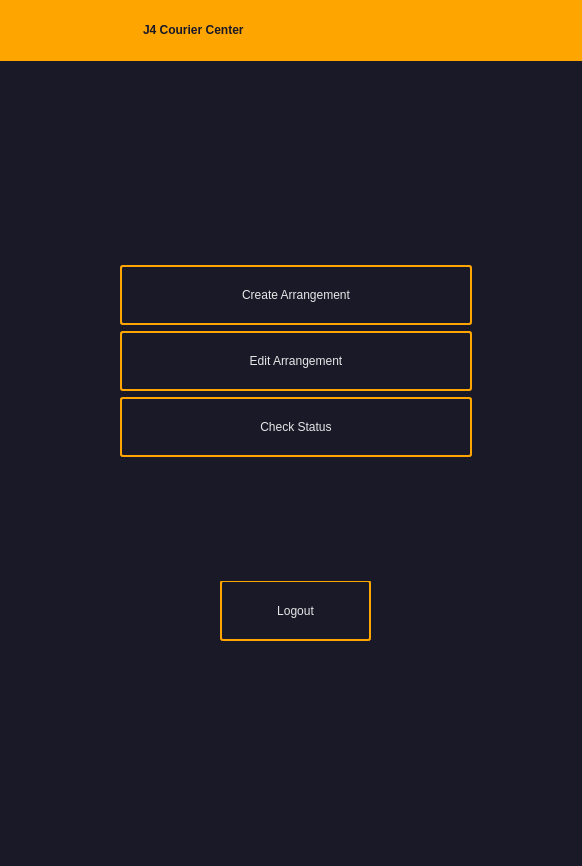
<?xml version="1.0" encoding="UTF-8"?>
<ui version="4.0">
 <class>Form</class>
 <widget class="QWidget" name="Form">
  <property name="geometry">
   <rect>
    <x>0</x>
    <y>0</y>
    <width>582</width>
    <height>866</height>
   </rect>
  </property>
  <property name="windowTitle">
   <string>Form</string>
  </property>
  <layout class="QVBoxLayout" name="verticalLayout" stretch="0">
   <property name="leftMargin">
    <number>0</number>
   </property>
   <property name="topMargin">
    <number>0</number>
   </property>
   <property name="rightMargin">
    <number>0</number>
   </property>
   <property name="bottomMargin">
    <number>0</number>
   </property>
   <item>
    <layout class="QHBoxLayout" name="horizontalLayout_3" stretch="0">
     <property name="spacing">
      <number>0</number>
     </property>
     <item>
      <widget class="QWidget" name="widget" native="true">
       <property name="maximumSize">
        <size>
         <width>16777215</width>
         <height>16777215</height>
        </size>
       </property>
       <property name="styleSheet">
        <string notr="true">.QWidget{background-color: rgb(25,25, 40);}

#createArrBtn:hover {
background-color:rgb(105, 95, 20);
}

#editArrBtn:hover{
background-color:rgb(105, 95, 20);
}

#checkStatusBtn:hover{
background-color:rgb(105, 95, 20);
}


#logOutBtn:hover {
background-color:red;
}
</string>
       </property>
       <widget class="QPushButton" name="logOutBtn">
        <property name="geometry">
         <rect>
          <x>220</x>
          <y>580</y>
          <width>151</width>
          <height>61</height>
         </rect>
        </property>
        <property name="styleSheet">
         <string notr="true">color: rgb(231, 231, 231);
font: 17pt &quot;Verdana&quot;;
border: 2px solid orange;
padding: 5px;
border-radius: 3px;
opacity: 200;
</string>
        </property>
        <property name="text">
         <string>Logout</string>
        </property>
       </widget>
       <widget class="QWidget" name="layoutWidget">
        <property name="geometry">
         <rect>
          <x>70</x>
          <y>230</y>
          <width>461</width>
          <height>351</height>
         </rect>
        </property>
        <layout class="QFormLayout" name="formLayout_2">
         <property name="leftMargin">
          <number>50</number>
         </property>
         <property name="topMargin">
          <number>35</number>
         </property>
         <property name="rightMargin">
          <number>59</number>
         </property>
         <item row="1" column="0" colspan="2">
          <widget class="QPushButton" name="editArrBtn">
           <property name="sizePolicy">
            <sizepolicy hsizetype="Minimum" vsizetype="Fixed">
             <horstretch>0</horstretch>
             <verstretch>0</verstretch>
            </sizepolicy>
           </property>
           <property name="minimumSize">
            <size>
             <width>0</width>
             <height>60</height>
            </size>
           </property>
           <property name="cursor">
            <cursorShape>PointingHandCursor</cursorShape>
           </property>
           <property name="autoFillBackground">
            <bool>false</bool>
           </property>
           <property name="styleSheet">
            <string notr="true">color: rgb(231, 231, 231);
font: 17pt &quot;Verdana&quot;;
border: 2px solid orange;
padding: 5px;
border-radius: 3px;
opacity: 200;
</string>
           </property>
           <property name="text">
            <string>Edit Arrangement</string>
           </property>
           <property name="autoDefault">
            <bool>false</bool>
           </property>
           <property name="default">
            <bool>false</bool>
           </property>
           <property name="flat">
            <bool>false</bool>
           </property>
          </widget>
         </item>
         <item row="2" column="0" colspan="2">
          <widget class="QPushButton" name="checkStatusBtn">
           <property name="minimumSize">
            <size>
             <width>0</width>
             <height>60</height>
            </size>
           </property>
           <property name="cursor">
            <cursorShape>PointingHandCursor</cursorShape>
           </property>
           <property name="styleSheet">
            <string notr="true">color: rgb(231, 231, 231);
font: 17pt &quot;Verdana&quot;;
border: 2px solid orange;
padding: 5px;
border-radius: 3px;
opacity: 200;
</string>
           </property>
           <property name="text">
            <string>Check Status</string>
           </property>
           <property name="default">
            <bool>false</bool>
           </property>
           <property name="flat">
            <bool>false</bool>
           </property>
          </widget>
         </item>
         <item row="0" column="0" colspan="2">
          <widget class="QPushButton" name="createArrBtn">
           <property name="sizePolicy">
            <sizepolicy hsizetype="Minimum" vsizetype="Fixed">
             <horstretch>0</horstretch>
             <verstretch>0</verstretch>
            </sizepolicy>
           </property>
           <property name="minimumSize">
            <size>
             <width>0</width>
             <height>60</height>
            </size>
           </property>
           <property name="cursor">
            <cursorShape>PointingHandCursor</cursorShape>
           </property>
           <property name="autoFillBackground">
            <bool>false</bool>
           </property>
           <property name="styleSheet">
            <string notr="true">color: rgb(231, 231, 231);
font: 17pt &quot;Verdana&quot;;
border: 2px solid orange;
padding: 5px;
border-radius: 3px;
opacity: 200;
</string>
           </property>
           <property name="text">
            <string>Create Arrangement</string>
           </property>
           <property name="autoDefault">
            <bool>false</bool>
           </property>
           <property name="default">
            <bool>false</bool>
           </property>
           <property name="flat">
            <bool>false</bool>
           </property>
          </widget>
         </item>
        </layout>
       </widget>
       <widget class="QLabel" name="label">
        <property name="geometry">
         <rect>
          <x>0</x>
          <y>0</y>
          <width>591</width>
          <height>61</height>
         </rect>
        </property>
        <property name="styleSheet">
         <string notr="true">background-color: orange;
padding-left: 140px;
font: 22pt &quot;Courier New&quot;;
font-weight:bold;</string>
        </property>
        <property name="text">
         <string>&lt;html&gt;&lt;head/&gt;&lt;body&gt;&lt;p&gt;&lt;span style=&quot; color:#191928;&quot;&gt;J4 Courier Center&lt;/span&gt;&lt;/p&gt;&lt;/body&gt;&lt;/html&gt;</string>
        </property>
       </widget>
      </widget>
     </item>
    </layout>
   </item>
  </layout>
 </widget>
 <resources/>
 <connections/>
</ui>
